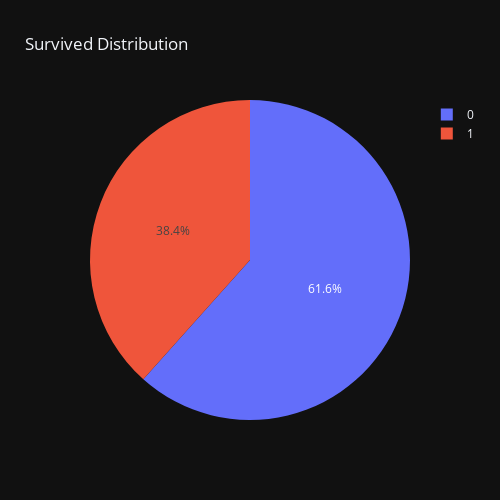

Source (notebook cell):
### Code cell
survived_counts=df['survived'].value_counts()
px.pie(names=survived_counts.index, values=survived_counts.values,
       title='Survived Distribution', template='plotly_dark', width=500, height=500)

### Figure 1 — Plotly figure (JSON) as saved in the notebook; plotly's stock layout.template omitted (floating-point values rounded to 4 significant figures)
{"data": [{"domain": {"x": [0, 1], "y": [0, 1]}, "hovertemplate": "label=%{label}<br>value=%{value}<extra></extra>", "labels": [0, 1], "legendgroup": "", "name": "", "showlegend": true, "type": "pie", "values": [549, 342]}], "layout": {"height": 500, "legend": {"tracegroupgap": 0}, "title": {"text": "Survived Distribution"}, "width": 500}}
